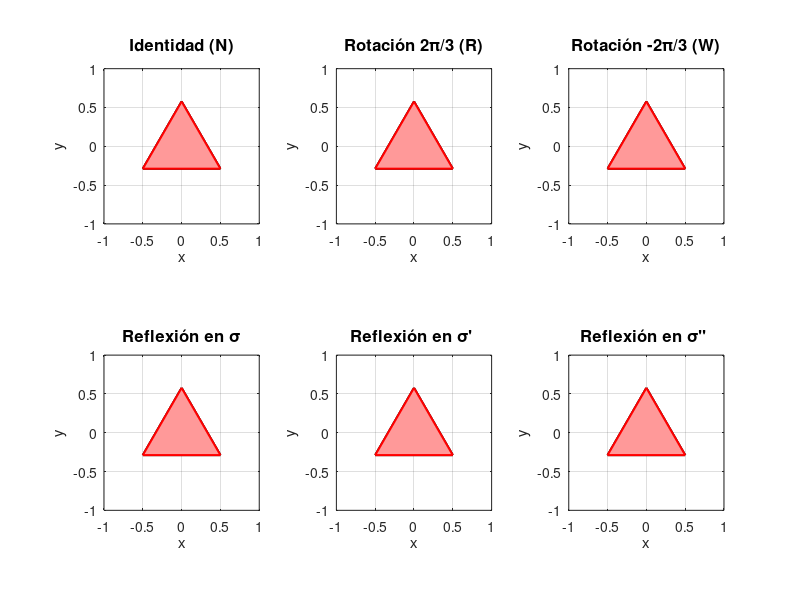

MATLAB code to generate this figure:
% M A T R I C E S   D E   L A S   T R A N S F O R M A C I O N E S
%          L I N E A L E S   D E L   T R I Á N G U L O

% Definimos las matrices de las transf. lineales 2x2
 % Matriz neutra (identidad), N:
 N = eye(2); 

 % Matriz de rotación en 2pi/3, R:
 theta = (2*pi)/3; % Ángulo de rotación en radianes
 rotR = [cos(theta), -sin(theta); sin(theta), cos(theta)];

 % Matriz de rotación en -2pi/3, W:
 thetap = (-2*pi)/3;
 rotW = [cos(thetap), -sin(thetap); sin(thetap), cos(thetap)];

 % Matriz de reflexión en y, σ:
 reflexSigma = [-1, 0; 0, 1];

 % Matriz de reflexión en y=x, σ':
 reflexSigmaP = [0.5, sqrt(3)/2; sqrt(3)/2, -0.5];


 % Matriz de reflexión en y=-x, σ'':
 reflexSigmaPP = [0.5, -sqrt(3)/2; -sqrt(3)/2, -0.5]; 
 
% Definimos los vértices del triángulo equilátero (verticesIniciales)
vertI = [-0.5, -sqrt(3)/6; 0.5, -sqrt(3)/6; 0, sqrt(3)/3]; %2x3

% Aplicamos las transformaciones al triángulo
verN = (N * vertI')';

vertR = (rotR * vertI')'; 

vertW = (rotW * vertI')';

vertS = (reflexSigma * vertI')';

vertSp = (reflexSigmaP * vertI')';
%vertSp = vertcat((reflexSigmaP * vertI(1,:)' + t1')', (reflexSigmaP *
%vertI(2,:)' + t1')', (reflexSigmaP * vertI(3,:)' + t1')'); 

vertSpp = (reflexSigmaPP * vertI')';
%vertSpp = vertcat((reflexSigmaPP * vertI(1,:)' + t2')', (reflexSigmaPP * vertI(2,:)' + t2')', (reflexSigmaPP * vertI(3,:)' + t2')');



%Por último, graficamos
%figure;
%hold on;
%fill(vertI(:,1), vertI(:,2), 'r', 'FaceAlpha', 0.5, 'DisplayName', 'Original');
%fill(verN(:,1), verN(:,2), 'g', 'FaceAlpha', 0.5, 'DisplayName', 'Neutro');
%fill(vertR(:,1), vertR(:,2), 'b', 'FaceAlpha', 0.5, 'DisplayName', 'Rotación 2\pi/3');
%fill(vertW(:,1), vertW(:,2), 'm', 'FaceAlpha', 0.5, 'DisplayName', 'Rotación -2\pi/3');
%fill(vertS(:,1), vertS(:,2), 'c', 'FaceAlpha', 0.5, 'DisplayName', 'Reflexión σ');
%fill(vertSp(:,1), vertSp(:,2), 'y', 'FaceAlpha', 0.5, 'DisplayName', "Reflexión σ'");
%plot(x, y1, 'y', '--', 'DisplayName',"Eje σ'");
%fill(vertSpp(:,1), vertSpp(:,2), 'k', 'FaceAlpha', 0.5, 'DisplayName', "Reflexión σ''");
%plot(x, y2, 'k', '--', 'DisplayName',"Eje σ''");
%axis equal;
%legend show;
%title('Transformaciones Lineales del Triángulo');
%hold off;

% Preparar figura con 6 subplots
figure;
titles = {'Identidad (N)', 'Rotación 2\pi/3 (R)', 'Rotación -2\pi/3 (W)', ...
          'Reflexión en \sigma', 'Reflexión en \sigma'' ', 'Reflexión en \sigma'''' '};
transforms = {verN, vertR, vertW, vertS, vertSp, vertSpp};

for i = 1:6
    subplot(2,3,i);
    
    % Triángulo original
    fill(vertI(:,1), vertI(:,2), [0.8 0.8 1], 'EdgeColor', 'k', 'LineWidth', 1.5);
    hold on;
    
    % Triángulo transformado
    fill(transforms{i}(:,1), transforms{i}(:,2), [1 0.6 0.6], 'EdgeColor', 'r', 'LineWidth', 1.5);
    
    axis equal;
    axis([-1 1 -1 1]);
    title(titles{i}, 'FontSize', 12);
    xlabel('x'); ylabel('y');
    grid on;
end
